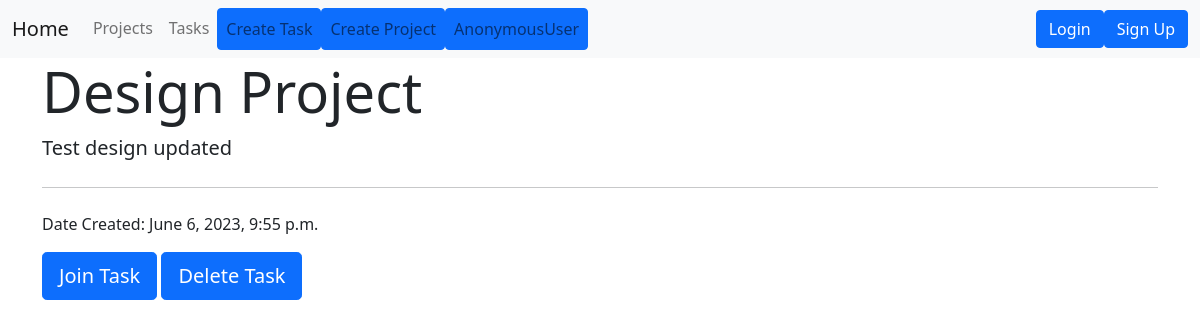
The app's page /tasks/1 with its own data.
### projects/models.py (models this page shows)
class Task(models.Model):
    TODO="TO DO"
    COMPLETED='COMPLETED'
    INPROGRESS='IN-PROGRESS'
    STATUS_CHOICES = [
        (TODO, 'TO DO'),
        (COMPLETED, 'COMPLETED'),
        (INPROGRESS, 'IN-PROGRESS'),
    ]
    title = models.CharField(max_length=150)
    description = models.TextField(null=True,blank=True)
    project = models.ForeignKey(Project,null=True,blank=True, on_delete=models.CASCADE)
    assignee = models.ForeignKey(User, null=True,blank=True, on_delete=models.SET_NULL)
    date_created = models.DateTimeField(auto_now_add=True)
    due_date = models.DateField(null=True,blank=True)
    status = models.CharField(max_length=50, choices=STATUS_CHOICES,null=True,blank=True,default= TODO)

### projects/views.py (the view)
# urls.py: path('tasks/<int:pk>', views.taskDetail, name ='task-detail'),
def taskDetail(request,pk):
    task = get_object_or_404(Task, id=pk)
    context = {'task':task}
    return render(request, 'projects/task-detail.html',context)

### projects/templates/projects/task-detail.html
{% extends 'projects/base.html' %}
{% block content %}
<div class="container ">
     <div class="row ">
        <div class="col-md-12 ">
              <div class="jumbotron">
                <h4 class="display-4">{{task.title}}</h4>
                <p class="lead">{{task.description}}</p>
                <hr class="my-4">
                <p>Date Created:  {{task.date_created}}</p>
                  {% if task.assignee != request.user%}
                <a class="btn btn-primary btn-lg" href="{% url 'join-task' task.id%}" role="button">Join Task</a>
                <a class="btn btn-primary btn-lg" href="{% url 'delete-task' task.id%}" role="button">Delete Task</a>
                {% endif %}
              </div>
        </div>
     </div>
  </div>
{% endblock %}

### records on screen
Task: title "Design Project", description "Test design updated", date_created "June 6, 2023, 9:55 p.m."

### other values on screen
{{ user }} "AnonymousUser"
